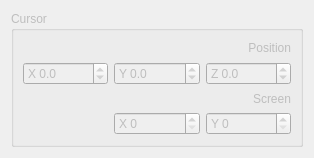
<?xml version="1.0" encoding="UTF-8"?>
<ui version="4.0">
 <class>CursorControl</class>
 <widget class="QWidget" name="CursorControl">
  <property name="geometry">
   <rect>
    <x>0</x>
    <y>0</y>
    <width>314</width>
    <height>158</height>
   </rect>
  </property>
  <property name="windowTitle">
   <string>Form</string>
  </property>
  <layout class="QGridLayout" name="gridLayout">
   <item row="0" column="0">
    <widget class="QGroupBox" name="groupBoxCursor">
     <property name="enabled">
      <bool>false</bool>
     </property>
     <property name="title">
      <string>Cursor</string>
     </property>
     <layout class="QVBoxLayout" name="verticalLayout_6">
      <item>
       <layout class="QGridLayout" name="gridLayout_4">
        <item row="3" column="3">
         <widget class="QSpinBox" name="spinCurViewPosY">
          <property name="prefix">
           <string>Y </string>
          </property>
          <property name="maximum">
           <number>1000</number>
          </property>
          <property name="singleStep">
           <number>1</number>
          </property>
         </widget>
        </item>
        <item row="3" column="2">
         <widget class="QSpinBox" name="spinCurViewPosX">
          <property name="suffix">
           <string/>
          </property>
          <property name="prefix">
           <string>X </string>
          </property>
          <property name="maximum">
           <number>1000</number>
          </property>
          <property name="singleStep">
           <number>1</number>
          </property>
         </widget>
        </item>
        <item row="1" column="3">
         <widget class="QDoubleSpinBox" name="spinCurPosZ">
          <property name="sizePolicy">
           <sizepolicy hsizetype="Minimum" vsizetype="Fixed">
            <horstretch>0</horstretch>
            <verstretch>0</verstretch>
           </sizepolicy>
          </property>
          <property name="prefix">
           <string>Z </string>
          </property>
          <property name="decimals">
           <number>1</number>
          </property>
          <property name="minimum">
           <double>-99.000000000000000</double>
          </property>
          <property name="maximum">
           <double>99.000000000000000</double>
          </property>
         </widget>
        </item>
        <item row="1" column="1">
         <widget class="QDoubleSpinBox" name="spinCurPosX">
          <property name="prefix">
           <string>X </string>
          </property>
          <property name="decimals">
           <number>1</number>
          </property>
          <property name="minimum">
           <double>-99.900000000000006</double>
          </property>
          <property name="maximum">
           <double>99.900000000000006</double>
          </property>
         </widget>
        </item>
        <item row="1" column="2">
         <widget class="QDoubleSpinBox" name="spinCurPosY">
          <property name="prefix">
           <string>Y </string>
          </property>
          <property name="decimals">
           <number>1</number>
          </property>
          <property name="minimum">
           <double>-99.900000000000006</double>
          </property>
          <property name="maximum">
           <double>99.900000000000006</double>
          </property>
         </widget>
        </item>
        <item row="0" column="3">
         <widget class="QLabel" name="label_26">
          <property name="text">
           <string>Position</string>
          </property>
          <property name="alignment">
           <set>Qt::AlignRight|Qt::AlignTrailing|Qt::AlignVCenter</set>
          </property>
         </widget>
        </item>
        <item row="2" column="3">
         <widget class="QLabel" name="label_19">
          <property name="text">
           <string>Screen</string>
          </property>
          <property name="alignment">
           <set>Qt::AlignRight|Qt::AlignTrailing|Qt::AlignVCenter</set>
          </property>
         </widget>
        </item>
       </layout>
      </item>
     </layout>
    </widget>
   </item>
  </layout>
 </widget>
 <resources/>
 <connections/>
</ui>
